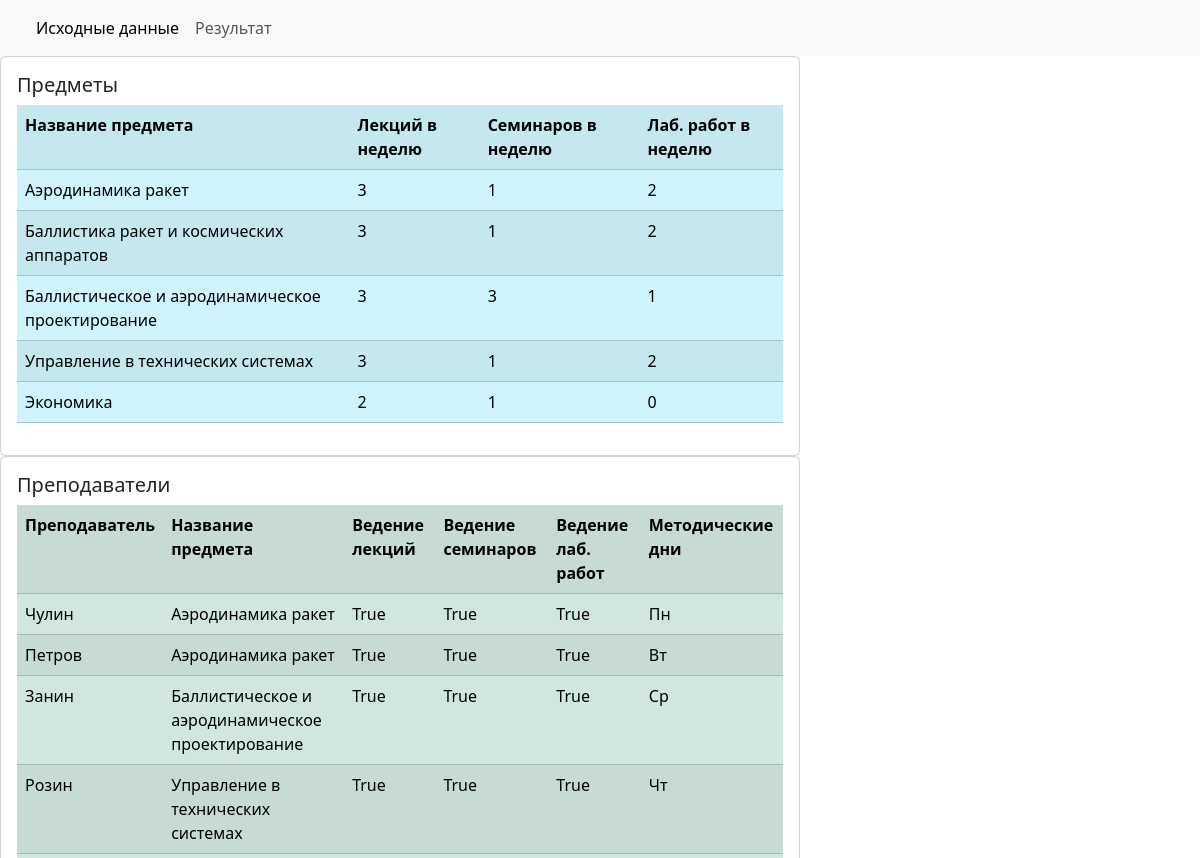
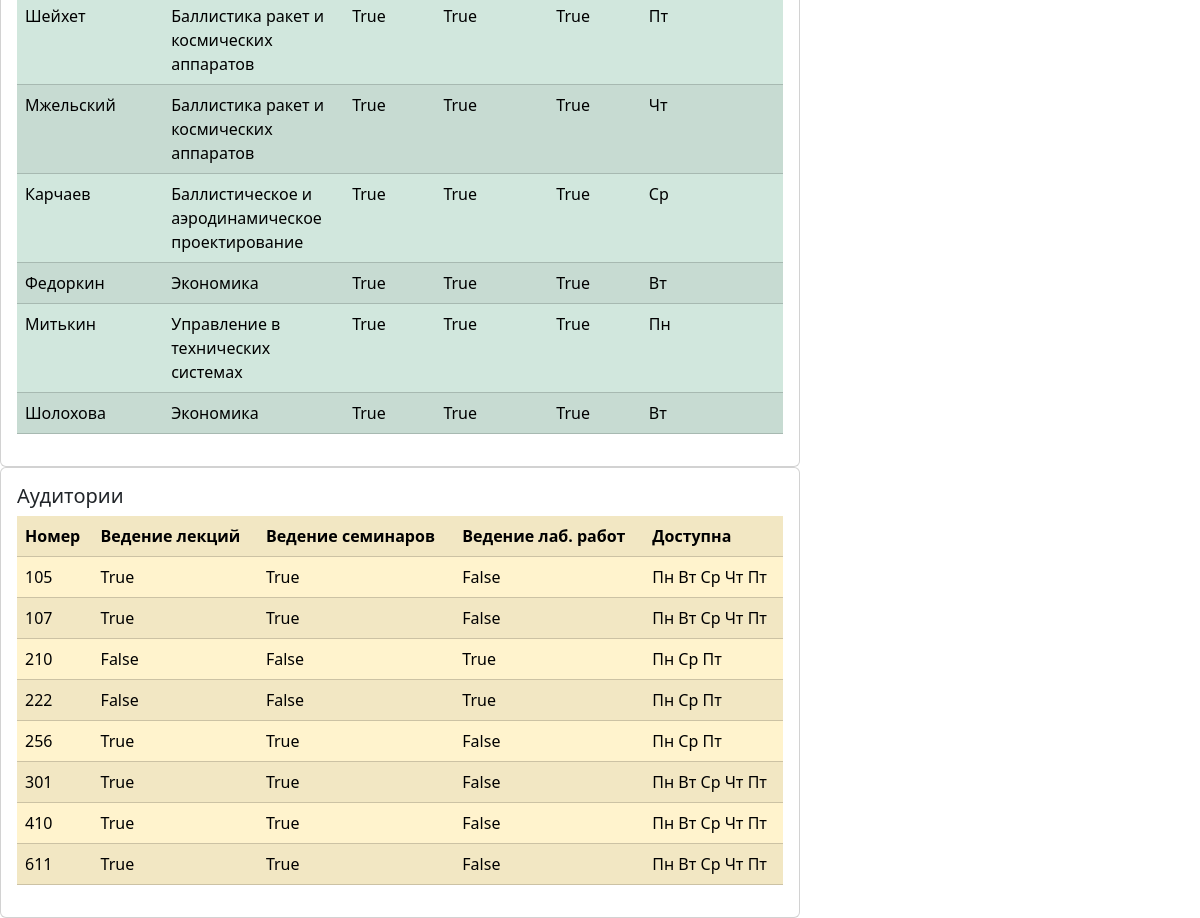
The app's page /ttable/ with its own data (2 pictures, top to bottom).
### TimeTable_App/models.py (models this page shows)
class Subjects(models.Model):
    title          = models.CharField(max_length=150, db_index=True, verbose_name='Название предмета')
    lectures       = models.SmallIntegerField(blank=True, verbose_name='Кол-во лекций в неделю')
    studies        = models.SmallIntegerField(blank=True, verbose_name='Кол-во семинаров в неделю')
    praktical_work = models.SmallIntegerField(blank=True, verbose_name='Кол-во лабораторных работ в неделю')
    hardness       = models.SmallIntegerField(blank=True, verbose_name='Сложность')
    class Meta:
        verbose_name=        'Предмет'
        verbose_name_plural= 'Предметы'
        ordering= ['id']

class Teachers(models.Model):
    name           = models.CharField(max_length=150, verbose_name='имя учителя')
    subject        = models.ForeignKey('Subjects', on_delete=models.PROTECT, null=True, verbose_name='Название предмета')
    lectures       = models.BooleanField(blank=True, verbose_name='Может ли проводить лекции')
    studies        = models.BooleanField(blank=True, verbose_name='Может ли проводить семинары')
    praktical_work = models.BooleanField(blank=True, verbose_name='Может ли проводить лабораторные работы')
    available_on_monday    = models.BooleanField(blank=True, verbose_name='доступен в пн')
    available_on_tuesday   = models.BooleanField(blank=True, verbose_name='доступен в вт')
    available_on_wednesday = models.BooleanField(blank=True, verbose_name='доступен в ср')
    available_on_thursday  = models.BooleanField(blank=True, verbose_name='доступен в чт')
    available_on_friday    = models.BooleanField(blank=True, verbose_name='доступен в пт')
    class Meta:
        verbose_name=        'Преподаватель'
        verbose_name_plural= 'Преподаватели'
        ordering= ['id']

class Classrooms(models.Model):
    number         = models.SmallIntegerField(blank=True, verbose_name='номер аудитории')
    lectures       = models.BooleanField(blank=True, verbose_name='Можно ли проводить лекции')
    studies        = models.BooleanField(blank=True, verbose_name='Можно ли проводить семинары')
    praktical_work = models.BooleanField(blank=True, verbose_name='Можно ли проводить лабораторные работы')
    available_on_monday    = models.BooleanField(blank=True, verbose_name='доступна в пн')
    available_on_tuesday   = models.BooleanField(blank=True, verbose_name='доступна в вт')
    available_on_wednesday = models.BooleanField(blank=True, verbose_name='доступна в ср')
    available_on_thursday  = models.BooleanField(blank=True, verbose_name='доступна в чт')
    available_on_friday    = models.BooleanField(blank=True, verbose_name='доступна в пт')
    class Meta:
        verbose_name=        'Аудитория'
        verbose_name_plural= 'Аудитории'
        ordering= ['id']

### TimeTable_App/views.py (the view)
# urls.py: path('', index),
def index(request):
    subjects = Subjects.objects.all()
    teachers = Teachers.objects.all()
    classrooms = Classrooms.objects.all()
    return render(request, 'index.html', {'teachers': teachers, 'subjects': subjects, 'classrooms': classrooms,
                                          'title': 'Автоматическое составление расписаний (Другова О.А.)'})

### TimeTable_App/templates/index.html (shortened to what this page needs)
<!doctype html>
<html lang="en">
  <head>
    <link href="https://cdn.jsdelivr.net/npm/bootstrap@5.3.7/dist/css/bootstrap.min.css" rel="stylesheet">
  </head>
  <body>
  <nav class="navbar navbar-expand-lg bg-body-tertiary">
  <div class="container-fluid">
    <div class="collapse navbar-collapse" id="navbarNav">
      <ul class="navbar-nav">
        <li class="nav-item">
          <a class="nav-link active" aria-current="page" href="#">Исходные данные</a>
        </li>
        <li class="nav-item">
          <a class="nav-link" href="{% url 'calculation' %}">Результат</a>
        </li>
      </ul>
    </div>
  </div>
</nav>
  <div class="container-mt-3" style="margin-left: 0px">
      <div class="row">
          <div class="col-md-8" style="width: 1300px">
              <div class="card md" style="width: 50rem;">
                  <div class="card-body">
                      <h5 class="card-title">Предметы</h5>
                      <table class="table table-info table-striped">
                          <tr>
                              <th scope="col"> Название предмета</th>
                              <th scope="col"> Лекций в неделю</th>
                              <th scope="col"> Семинаров в неделю</th>
                              <th scope="col"> Лаб. работ в неделю</th>
                          </tr>
                          {% for item in subjects %}
                          <tr>
                              <td>{{item.title}}</td>
                              <td>{{item.lectures}}</td>
                              <td>{{item.studies}}</td>
                              <td>{{item.praktical_work}}</td>
                          </tr>
                          {% endfor %}
                      </table>
                  </div>
              </div>
              <div class="card md" style="width: 50rem;">
                  <div class="card-body">
                      <h5 class="card-title">Преподаватели</h5>
                      <table class="table table-success table-striped">
                          <tr>
                              <th scope="col"> Преподаватель</th>
                              <th scope="col"> Название предмета</th>
                              <th scope="col"> Ведение лекций</th>
                              <th scope="col"> Ведение семинаров</th>
                              <th scope="col"> Ведение лаб. работ</th>
                              <th scope="col"> Методические дни</th>
                          </tr>
                          {% for item in teachers %}
                          <tr>
                              <td>{{item.name}}</td>
                              <td>{{item.subject.title}}</td>
                              <td>{{item.lectures}}</td>
                              <td>{{item.studies}}</td>
                              <td>{{item.praktical_work}}</td>
                              <td>
                                  {% if item.available_on_monday == False %} Пн {% endif %}
                                  {% if item.available_on_tuesday == False %} Вт {% endif %}
                                  {% if item.available_on_wednesday == False %} Ср {% endif %}
                                  {% if item.available_on_thursday == False %} Чт {% endif %}
                                  {% if item.available_on_friday == False %} Пт {% endif %}
                              </td>
                          </tr>
                          {% endfor %}
                      </table>
                  </div>
              </div>
              <div class="card md" style="width: 50rem;">
                  <div class="card-body">
                      <h5 class="card-title">Аудитории</h5>
                      <table class="table table-warning table-striped">
                          <tr>
                              <th scope="col"> Номер</th>
                              <th scope="col"> Ведение лекций</th>
                              <th scope="col"> Ведение семинаров</th>
                              <th scope="col"> Ведение лаб. работ</th>
                              <th scope="col"> Доступна</th>
                          </tr>
                          {% for item in classrooms %}
                          <tr>
                              <td>{{item.number}}</td>
                              <td>{{item.lectures}}</td>
                              <td>{{item.studies}}</td>
                              <td>{{item.praktical_work}}</td>
                              <td>
                                  {% if item.available_on_monday == True %} Пн {% endif %}
                                  {% if item.available_on_tuesday == True %} Вт {% endif %}
                                  {% if item.available_on_wednesday == True %} Ср {% endif %}
                                  {% if item.available_on_thursday == True %} Чт {% endif %}
                                  {% if item.available_on_friday == True %} Пт {% endif %}
                              </td>
                          </tr>
                          {% endfor %}
                      </table>
                  </div>
              </div>
          </div>
      </div>
  </div>
  </body>
</html>

### records on screen
Subjects: title "Аэродинамика ракет", lectures "3", studies "1", praktical_work "2"
Subjects: title "Баллистика ракет и космических аппаратов", lectures "3", studies "1", praktical_work "2"
Subjects: title "Баллистическое и аэродинамическое проектирование", lectures "3", studies "3", praktical_work "1"
Subjects: title "Управление в технических системах", lectures "3", studies "1", praktical_work "2"
Subjects: title "Экономика", lectures "2", studies "1", praktical_work "0"
Teachers: name "Чулин", subject "Аэродинамика ракет", lectures "True", studies "True", praktical_work "True", available_on_monday "Пн"
Teachers: name "Петров", subject "Аэродинамика ракет", lectures "True", studies "True", praktical_work "True", available_on_tuesday "Вт"
Teachers: name "Занин", subject "Баллистическое и аэродинамическое проектирование", lectures "True", studies "True", praktical_work "True", available_on_wednesday "Ср"
Teachers: name "Розин", subject "Управление в технических системах", lectures "True", studies "True", praktical_work "True", available_on_thursday "Чт"
Teachers: name "Шейхет", subject "Баллистика ракет и космических аппаратов", lectures "True", studies "True", praktical_work "True", available_on_friday "Пт"
Teachers: name "Мжельский", subject "Баллистика ракет и космических аппаратов", lectures "True", studies "True", praktical_work "True", available_on_thursday "Чт"
Teachers: name "Карчаев", subject "Баллистическое и аэродинамическое проектирование", lectures "True", studies "True", praktical_work "True", available_on_wednesday "Ср"
Teachers: name "Федоркин", subject "Экономика", lectures "True", studies "True", praktical_work "True", available_on_tuesday "Вт"
Teachers: name "Митькин", subject "Управление в технических системах", lectures "True", studies "True", praktical_work "True", available_on_monday "Пн"
Teachers: name "Шолохова", subject "Экономика", lectures "True", studies "True", praktical_work "True", available_on_tuesday "Вт"
Classrooms: number "105", lectures "True", studies "True", praktical_work "False", available_on_monday "Пн", available_on_tuesday "Вт", available_on_wednesday "Ср", available_on_thursday "Чт", available_on_friday "Пт"
Classrooms: number "107", lectures "True", studies "True", praktical_work "False", available_on_monday "Пн", available_on_tuesday "Вт", available_on_wednesday "Ср", available_on_thursday "Чт", available_on_friday "Пт"
Classrooms: number "210", lectures "False", studies "False", praktical_work "True", available_on_monday "Пн", available_on_wednesday "Ср", available_on_friday "Пт"
Classrooms: number "222", lectures "False", studies "False", praktical_work "True", available_on_monday "Пн", available_on_wednesday "Ср", available_on_friday "Пт"
Classrooms: number "256", lectures "True", studies "True", praktical_work "False", available_on_monday "Пн", available_on_wednesday "Ср", available_on_friday "Пт"
Classrooms: number "301", lectures "True", studies "True", praktical_work "False", available_on_monday "Пн", available_on_tuesday "Вт", available_on_wednesday "Ср", available_on_thursday "Чт", available_on_friday "Пт"
Classrooms: number "410", lectures "True", studies "True", praktical_work "False", available_on_monday "Пн", available_on_tuesday "Вт", available_on_wednesday "Ср", available_on_thursday "Чт", available_on_friday "Пт"
Classrooms: number "611", lectures "True", studies "True", praktical_work "False", available_on_monday "Пн", available_on_tuesday "Вт", available_on_wednesday "Ср", available_on_thursday "Чт", available_on_friday "Пт"
